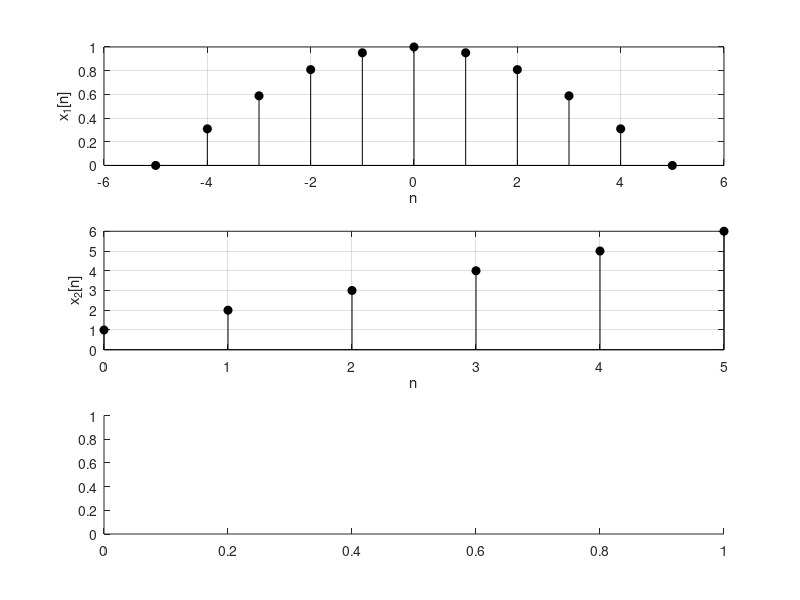

Recreate this plot in MATLAB. (Note: this script raises an error after producing the figure.)

clc;
clear;

i = -5:5;
j = 0:5;

x1_1 = cos(2*pi*0.05*i);
x1_2 = i;
x2_1 = 1:6;
x2_2 = j;

x1 = [x1_1 ; x1_2];
x2 = [x2_1 ; x2_2];

figure(4)
subplot(311)
stem(i,x1_1,'k','MarkerFaceColor','k');
xlabel('n');
ylabel('x_1[n]');
grid on

subplot(312)
stem(x2(2,:),x2(1,:),'k','MarkerFaceColor','k');
xlabel('n');
ylabel('x_2[n]');
grid on

subplot(313)
[y1, t1] = myconv(x1,x2);
stem(t1,y1,'k','MarkerFaceColor','k');
xlabel('n');
ylabel('y[n]');
grid on
hold on
[y2, t2] = myconv(x2,x1);
stem(t2,y2,'-.r');
legend('x1[n]*x2[n]','x2[n]*x1[n]','location','northwest');
